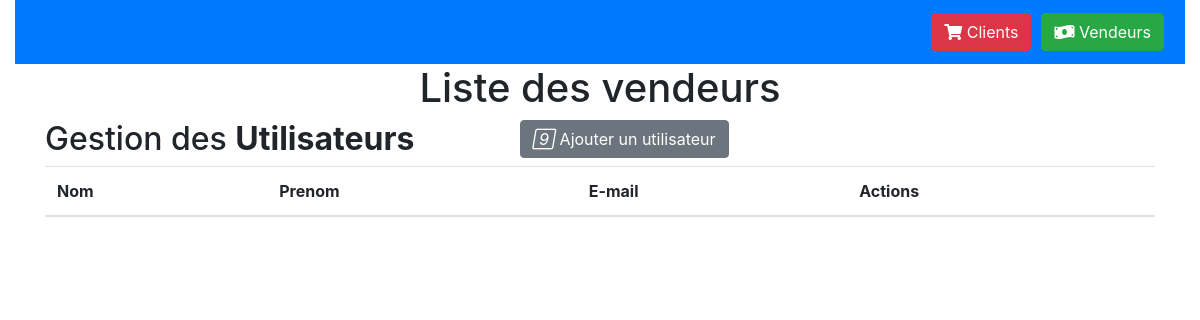
The app's page /users/vendeurs, older data.
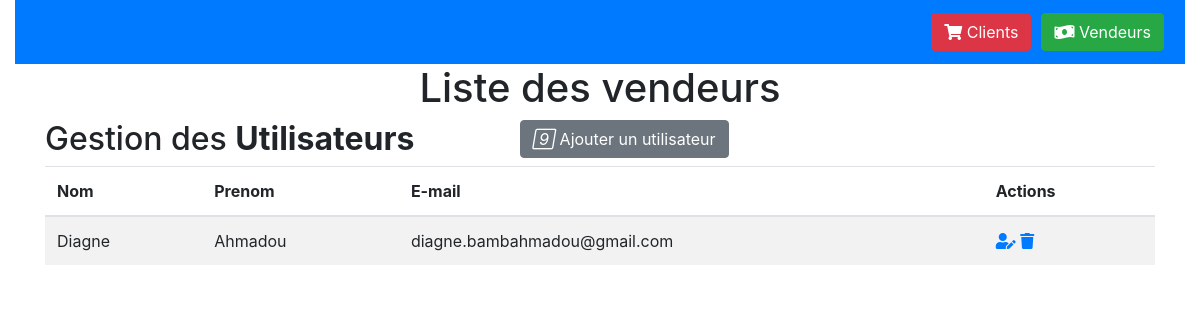
The same page, newer data.
### users/models.py (models this page shows)
class Utilisateur(models.Model):
    id_utilisateur = models.AutoField(primary_key=True)
    nom = models.CharField(max_length=30)
    prenom = models.CharField(max_length=30)
    identifiant=models.CharField(max_length=30)
    email=models.EmailField(max_length = 254,)
    date_naissance= models.DateField()
    mot_de_passe=models.CharField(max_length=32)
    profile= models.CharField(max_length=30)

### users/views.py (the view)
# urls.py: path('vendeurs',views.afficher_vendeurs,name='vendeurs'),
def afficher_vendeurs(request):
    vendeurs = Utilisateur.objects.filter(profile="vendeur")
    return render(request, "users/vendeurs.html", {'vendeurs': vendeurs})

### users/templates/users/vendeurs.html (shortened to what this page needs)
{% extends 'layouts/base.html' %}
{% load static %}
{%block content%}
<h1  class="d-flex justify-content-center" >Liste des vendeurs</h1>
<div class="container-xl">
    <div class="table-responsive">
        <div class="table-wrapper">
            <div class="table-title">
                <div class="row">
                    <div class="col-sm-5">
                        <h2>Gestion des  <b>Utilisateurs</b></h2>
                    </div>
                    <div class="col-sm-7">
                        <a href="{% url 'addUser' %}" class="btn btn-secondary"><i class="material-icons">&#xE147;</i> <span>Ajouter un utilisateur</span></a>
                      </div>
                </div>
            </div>
            <table class="table table-striped table-hover">
                <thead>
                    <tr>
                        <th>Nom</th>
                        <th>Prenom</th>
                        <th>E-mail</th>
                        <th>Actions</th>
                    </tr>
                </thead>
                <tbody>
                    {% for vendeur in vendeurs %}
                    <tr>
                        <td>{{vendeur.nom}}</td>
                        <td>{{vendeur.prenom}}</td>
                        <td>{{vendeur.email}}</td>
                        <td>
                            <a href="/users/modifier/{{vendeur.identifiant}}" class="settings" title="Settings" data-toggle="tooltip"><i class="fas fa-user-edit"></i></a>
                            <a href="/users/confirmer/{{vendeur.identifiant}}" class="delete " title="Delete" data-toggle="tooltip"><i class="fas fa-trash"></i></a>
                        </td>
                    </tr>
                    {% endfor %}
                </tbody>
            </table>
            </div>
        </div>
    </div>
{% endblock %}

### templates/layouts/base.html (shortened to what this page needs)
<!DOCTYPE html>
<html lang="en">
<head>
    <link rel="stylesheet" href="https://cdnjs.cloudflare.com/ajax/libs/font-awesome/5.15.1/css/all.min.css"
 />
    <link rel="stylesheet" href="https://cdnjs.cloudflare.com/ajax/libs/twitter-bootstrap/4.4.0/css/bootstrap.min.css"
 />
   <link rel="stylesheet" href="https://cdnjs.cloudflare.com/ajax/libs/bootstrap-datepicker/1.9.0/css/bootstrap-datepicker.css">
</head>
<body>
    {% include 'layouts/_nav.html' %}
    {%block content%}{% endblock %}
</body>
</html>

### templates/layouts/_nav.html (shortened to what this page needs)
<div class="container-fluid" >
  <nav class="navbar navbar-light bg-primary navbar-expand-lg">
     <div class="collapse navbar-collapse" id="navbarSupportedContent">
      <a href="{% url 'clients' %}" class="btn btn-danger navbtn" style="margin: 5px;"><i class="fas fa-shopping-cart"></i>  Clients</a>
      <a href="{% url 'vendeurs' %}" class="btn btn-success navbtn" style="margin: 5px;"><i class="fas fa-money-bill-wave"></i> Vendeurs</a>
    </div>
   </nav>
  </div>

Row changes from the older to the newer data that the page shows:
added Utilisateur: nom "Diagne", prenom "Ahmadou", email "diagne.bambahmadou@gmail.com"
